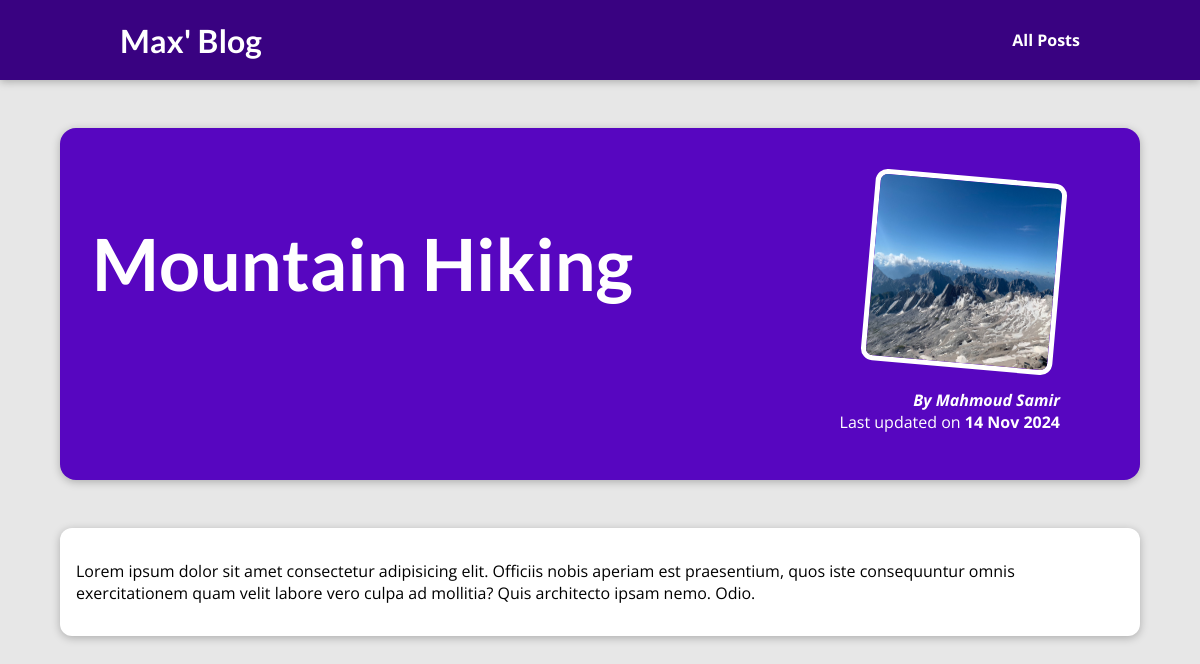
The app's page /posts/mountain-hiking with its own data.
### blog/models.py (models this page shows, shortened)
class Post(models.Model):
    title = models.CharField(max_length= 80)
    excerpt = models.CharField(max_length= 500)
    image = models.CharField(max_length= 80)
    date = models.DateField()
    slug = models.SlugField(blank=True)
    content = models.CharField(max_length= 500)
    author = models.ForeignKey(Author, on_delete = models.CASCADE)
    tags = models.ManyToManyField(Tag)

class Author(models.Model):
    first_name = models.CharField(max_length=50)
    last_name = models.CharField(max_length=50)
    email = models.EmailField(max_length=100)

### blog/views.py (the view)
# urls.py: path("posts/<slug:slug>", views.post_detail,
def post_detail(request, slug):
    identified_post = Post.objects.get(slug=slug)
    return render(request, "blog/post-detail.html", {
      "post": identified_post
    })

### blog/templates/blog/post-detail.html (shortened to what this page needs)
{% extends "base.html" %}
{% load static %}
{% block css_files %}
<link rel="stylesheet" href="{% static "blog/post-detail.css" %}" />
{% endblock %}
{% block content %}
<section id="summary">
  <h2>{{ post.title }}</h2>
  <article>
    <img src="{% static "blog/images/"|add:post.image %}" alt="{{ post.title }}" />
    <address>By {{ post.author.first_name }} {{ post.author.last_name }}</address>
    <div>Last updated on <time>{{ post.date|date:"d M Y" }}</time></div>
  </article>
</section>
<main>
  {{ post.content|linebreaks }}
</main>
{% endblock %}

### static/app.css (style rules this page uses)
* { box-sizing: border-box; }
html { font-family: 'Open Sans', 'Lato', sans-serif; }
body { margin: 0; }
h1, h2, h3 { font-family: 'Lato', sans-serif; font-weight: bold; }

### blog/static/blog/post-detail.css (style rules this page uses)
body { background-color: #e7e7e7; }
#summary { margin: 8rem auto 3rem auto; padding: 2rem; width: 90%; max-width: 90rem; border-radius: 16px; background-color: #5706c0; position: relative; box-shadow: 0 2px 8px rgba(0, 0, 0, 0.25); height: 22rem; }
#summary h2 { color: white; font-size: 4.5rem; }
#summary article { position: absolute; top: 2rem; right: 3rem; padding: 1rem 2rem; border-radius: 12px; text-align: right; color: white; }
#summary article img { width: 12rem; height: 12rem; border-radius: 12px; transform: rotateZ(5deg); border: 5px solid white; margin-bottom: 1rem; }
#summary address { font-weight: bold; }
#summary time { font-weight: bold; }
main { width: 90%; max-width: 90rem; margin: 3rem auto; background-color: white; padding: 1rem; border-radius: 12px; box-shadow: 0 2px 8px rgba(0, 0, 0, 0.25); }

### records on screen
Post: title "Mountain Hiking", image (picture), author.first_name "Mahmoud", author.last_name "Samir", date "14 Nov 2024", content "Lorem ipsum dolor sit amet consectetur adipisicing elit. Officiis nobis aperiam est praesentium, quos iste consequuntur omnis exercitationem quam velit labore vero culpa ad mollitia? Quis architecto ipsam nemo. Odio."
